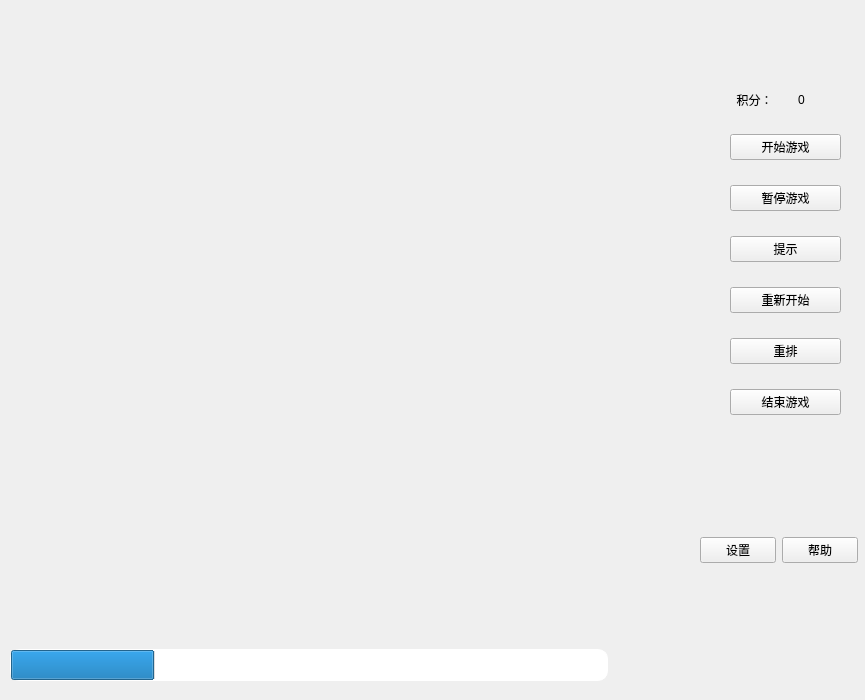
<?xml version="1.0" encoding="UTF-8"?>
<ui version="4.0">
 <class>BasicGame</class>
 <widget class="QWidget" name="BasicGame">
  <property name="geometry">
   <rect>
    <x>0</x>
    <y>0</y>
    <width>865</width>
    <height>700</height>
   </rect>
  </property>
  <property name="windowTitle">
   <string>游戏窗口</string>
  </property>
  <property name="styleSheet">
   <string notr="true"/>
  </property>
  <widget class="QWidget" name="verticalLayoutWidget">
   <property name="geometry">
    <rect>
     <x>720</x>
     <y>90</y>
     <width>131</width>
     <height>340</height>
    </rect>
   </property>
   <layout class="QVBoxLayout" name="verticalLayout">
    <property name="spacing">
     <number>25</number>
    </property>
    <property name="leftMargin">
     <number>10</number>
    </property>
    <property name="topMargin">
     <number>0</number>
    </property>
    <property name="rightMargin">
     <number>10</number>
    </property>
    <property name="bottomMargin">
     <number>15</number>
    </property>
    <item>
     <layout class="QHBoxLayout" name="horizontalLayout_3">
      <item>
       <widget class="QLabel" name="label_2">
        <property name="enabled">
         <bool>true</bool>
        </property>
        <property name="styleSheet">
         <string notr="true">font: 14pt &quot;Adobe 黑体 Std R&quot;;</string>
        </property>
        <property name="text">
         <string>  积分：</string>
        </property>
        <property name="scaledContents">
         <bool>true</bool>
        </property>
        <property name="textInteractionFlags">
         <set>Qt::NoTextInteraction</set>
        </property>
       </widget>
      </item>
      <item>
       <widget class="QLabel" name="scoreLabel">
        <property name="styleSheet">
         <string notr="true">font: 20pt &quot;Adobe 黑体 Std R&quot;;</string>
        </property>
        <property name="text">
         <string>0</string>
        </property>
       </widget>
      </item>
     </layout>
    </item>
    <item>
     <widget class="QPushButton" name="startGameBtn">
      <property name="maximumSize">
       <size>
        <width>169</width>
        <height>16777215</height>
       </size>
      </property>
      <property name="text">
       <string>开始游戏</string>
      </property>
     </widget>
    </item>
    <item>
     <widget class="QPushButton" name="pauseGameBtn">
      <property name="text">
       <string>暂停游戏</string>
      </property>
     </widget>
    </item>
    <item>
     <widget class="QPushButton" name="hitTextBtn">
      <property name="text">
       <string>提示</string>
      </property>
     </widget>
    </item>
    <item>
     <widget class="QPushButton" name="restartGameBtn">
      <property name="text">
       <string>重新开始</string>
      </property>
     </widget>
    </item>
    <item>
     <widget class="QPushButton" name="rescheduleBtn">
      <property name="text">
       <string>重排</string>
      </property>
     </widget>
    </item>
    <item>
     <widget class="QPushButton" name="endGameBtn">
      <property name="text">
       <string>结束游戏</string>
      </property>
     </widget>
    </item>
   </layout>
  </widget>
  <widget class="QWidget" name="horizontalLayoutWidget">
   <property name="geometry">
    <rect>
     <x>10</x>
     <y>640</y>
     <width>611</width>
     <height>51</height>
    </rect>
   </property>
   <layout class="QHBoxLayout" name="horizontalLayout">
    <item>
     <widget class="QProgressBar" name="progressBar">
      <property name="styleSheet">
       <string notr="true">border:1px solid #FFFFFF;
height:30;

text-align: center; 
color:rgb(28, 161, 4);
border-radius:10px; 

      
</string>
      </property>
      <property name="value">
       <number>24</number>
      </property>
      <property name="textVisible">
       <bool>false</bool>
      </property>
     </widget>
    </item>
    <item>
     <widget class="QLabel" name="label">
      <property name="styleSheet">
       <string notr="true">clor:rgb(255, 103, 103);
font: 16pt &quot;Adobe 黑体 Std R&quot;;</string>
      </property>
      <property name="text">
       <string/>
      </property>
     </widget>
    </item>
   </layout>
  </widget>
  <widget class="QWidget" name="horizontalLayoutWidget_2">
   <property name="geometry">
    <rect>
     <x>700</x>
     <y>530</y>
     <width>158</width>
     <height>41</height>
    </rect>
   </property>
   <layout class="QHBoxLayout" name="horizontalLayout_2">
    <item>
     <widget class="QPushButton" name="settingBtn">
      <property name="text">
       <string>设置</string>
      </property>
     </widget>
    </item>
    <item>
     <widget class="QPushButton" name="helpBtn">
      <property name="text">
       <string>帮助</string>
      </property>
     </widget>
    </item>
   </layout>
  </widget>
 </widget>
 <resources/>
 <connections/>
</ui>
